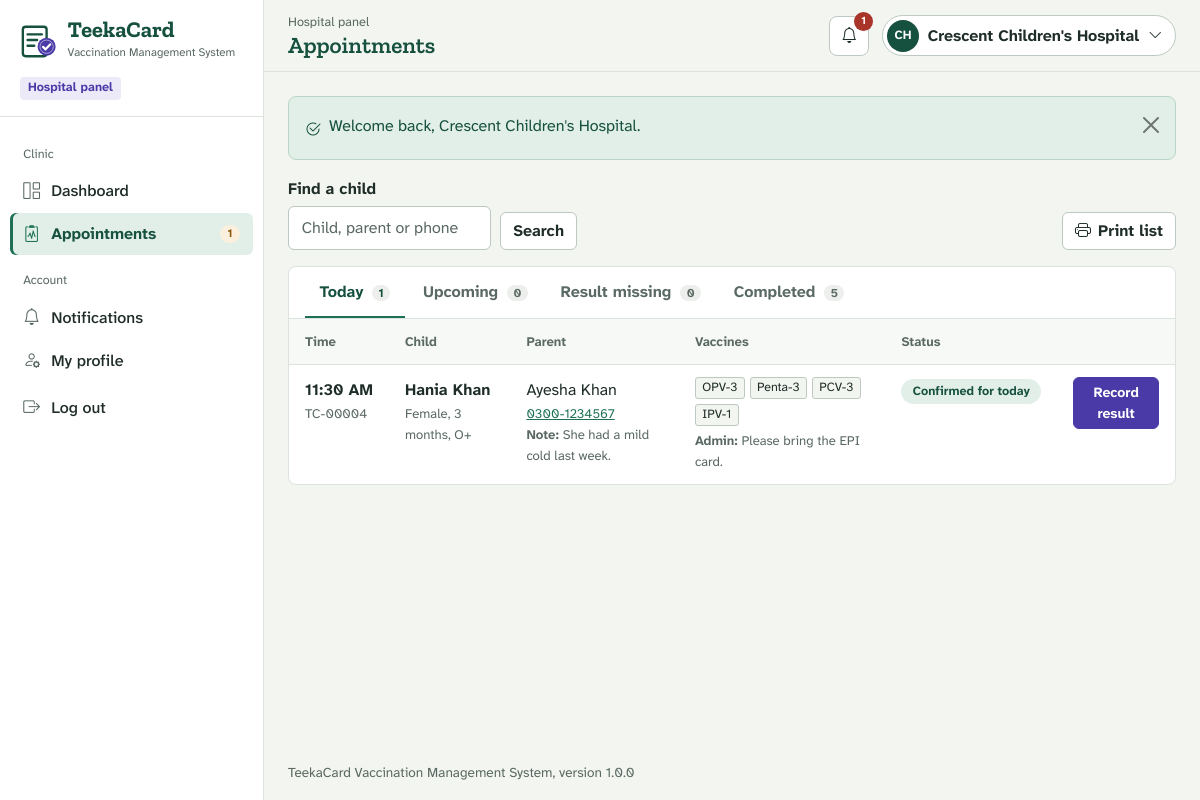
Page /1_Source_Code/vms/hospital/appointments.php (signed in) on the committed database.
### tables this page shows
CREATE TABLE `notifications` (
  `id`         INT UNSIGNED NOT NULL AUTO_INCREMENT,
  `user_role`  ENUM('admin','parent','hospital') NOT NULL,
  `user_id`    INT UNSIGNED NOT NULL DEFAULT 0,
  `title`      VARCHAR(150) NOT NULL,
  `message`    VARCHAR(255) NOT NULL,
  `link`       VARCHAR(255) NULL DEFAULT NULL,
  `is_read`    TINYINT(1) NOT NULL DEFAULT 0,
  `created_at` DATETIME NOT NULL DEFAULT CURRENT_TIMESTAMP,
  PRIMARY KEY (`id`),
  KEY `idx_notify_user` (`user_role`, `user_id`, `is_read`)
);

CREATE TABLE `appointments` (
  `id`                 INT UNSIGNED NOT NULL AUTO_INCREMENT,
  `parent_id`          INT UNSIGNED NOT NULL,
  `child_id`           INT UNSIGNED NOT NULL,
  `hospital_id`        INT UNSIGNED NOT NULL,
  `appointment_date`   DATE NOT NULL,
  `appointment_time`   TIME NOT NULL,
  `parent_note`        VARCHAR(255) NULL DEFAULT NULL,
  `request_status`     ENUM('Pending','Approved','Rejected','Cancelled') NOT NULL DEFAULT 'Pending',
  `admin_remark`       VARCHAR(255) NULL DEFAULT NULL,
  `decided_at`         DATETIME NULL DEFAULT NULL,
  `vaccination_status` ENUM('Pending','Vaccinated','Partially Vaccinated','Not Vaccinated') NOT NULL DEFAULT 'Pending',
  `hospital_remark`    VARCHAR(255) NULL DEFAULT NULL,
  `completed_at`       DATETIME NULL DEFAULT NULL,
  `created_at`         DATETIME NOT NULL DEFAULT CURRENT_TIMESTAMP,
  `updated_at`         DATETIME NULL DEFAULT NULL ON UPDATE CURRENT_TIMESTAMP,
  PRIMARY KEY (`id`),
  KEY `idx_appt_date` (`appointment_date`),
  KEY `idx_appt_request` (`request_status`),
  KEY `idx_appt_vacc` (`vaccination_status`),
  CONSTRAINT `fk_appt_parent`   FOREIGN KEY (`parent_id`)   REFERENCES `parents` (`id`)   ON DELETE CASCADE,
  CONSTRAINT `fk_appt_child`    FOREIGN KEY (`child_id`)    REFERENCES `children` (`id`)  ON DELETE CASCADE,
   
   
  CONSTRAINT `fk_appt_hospital` FOREIGN KEY (`hospital_id`) REFERENCES `hospitals` (`id`) ON DELETE RESTRICT
);

CREATE TABLE `children` (
  `id`            INT UNSIGNED NOT NULL AUTO_INCREMENT,
  `parent_id`     INT UNSIGNED NOT NULL,
  `name`          VARCHAR(100) NOT NULL,
  `date_of_birth` DATE NOT NULL,
  `gender`        ENUM('Male','Female') NOT NULL,
  `blood_group`   VARCHAR(5) NULL DEFAULT NULL,
  `birth_weight`  DECIMAL(4,2) NULL DEFAULT NULL COMMENT 'kg',
  `notes`         VARCHAR(255) NULL DEFAULT NULL COMMENT 'allergies / medical notes',
  `created_at`    DATETIME NOT NULL DEFAULT CURRENT_TIMESTAMP,
  `updated_at`    DATETIME NULL DEFAULT NULL ON UPDATE CURRENT_TIMESTAMP,
  PRIMARY KEY (`id`),
  KEY `idx_child_parent` (`parent_id`),
  CONSTRAINT `fk_child_parent` FOREIGN KEY (`parent_id`)
    REFERENCES `parents` (`id`) ON DELETE CASCADE
);

CREATE TABLE `parents` (
  `id`         INT UNSIGNED NOT NULL AUTO_INCREMENT,
  `name`       VARCHAR(100) NOT NULL,
  `email`      VARCHAR(150) NOT NULL,
  `phone`      VARCHAR(20)  NOT NULL,
  `cnic`       VARCHAR(15)  NULL DEFAULT NULL,
  `city`       VARCHAR(60)  NOT NULL,
  `address`    VARCHAR(255) NULL DEFAULT NULL,
  `password`   VARCHAR(255) NOT NULL,
  `status`     ENUM('Active','Blocked') NOT NULL DEFAULT 'Active',
  `created_at` DATETIME NOT NULL DEFAULT CURRENT_TIMESTAMP,
  `updated_at` DATETIME NULL DEFAULT NULL ON UPDATE CURRENT_TIMESTAMP,
  PRIMARY KEY (`id`),
  UNIQUE KEY `uq_parent_email` (`email`)
);

CREATE TABLE `appointment_vaccines` (
  `id`             INT UNSIGNED NOT NULL AUTO_INCREMENT,
  `appointment_id` INT UNSIGNED NOT NULL,
  `vaccine_id`     INT UNSIGNED NOT NULL,
  `status`         ENUM('Pending','Vaccinated','Not Vaccinated') NOT NULL DEFAULT 'Pending',
  `given_at`       DATETIME NULL DEFAULT NULL,
  PRIMARY KEY (`id`),
  UNIQUE KEY `uq_appt_vaccine` (`appointment_id`, `vaccine_id`),
  KEY `idx_av_status` (`status`),
  CONSTRAINT `fk_av_appt`    FOREIGN KEY (`appointment_id`) REFERENCES `appointments` (`id`) ON DELETE CASCADE,
  CONSTRAINT `fk_av_vaccine` FOREIGN KEY (`vaccine_id`)     REFERENCES `vaccines` (`id`)     ON DELETE RESTRICT
);

CREATE TABLE `vaccines` (
  `id`               INT UNSIGNED NOT NULL AUTO_INCREMENT,
  `name`             VARCHAR(100) NOT NULL,
  `short_name`       VARCHAR(20)  NOT NULL,
  `protects_against` VARCHAR(255) NOT NULL,
  `age_days`         INT UNSIGNED NOT NULL DEFAULT 0,
  `age_label`        VARCHAR(30)  NOT NULL,
  `route`            VARCHAR(50)  NULL DEFAULT NULL,
  `description`      TEXT NULL,
  `status`           ENUM('Available','Unavailable') NOT NULL DEFAULT 'Available',
  `created_at`       DATETIME NOT NULL DEFAULT CURRENT_TIMESTAMP,
  `updated_at`       DATETIME NULL DEFAULT NULL ON UPDATE CURRENT_TIMESTAMP,
  PRIMARY KEY (`id`),
  UNIQUE KEY `uq_vaccine_short` (`short_name`),
  KEY `idx_vaccine_age` (`age_days`)
);

### 1_Source_Code/vms/includes/auth.php (called while the page is built, shortened)
<?php
function current_role(): string
{
    return $_SESSION['auth']['role'] ?? '';
}
function current_user_id(): int
{
    return (int) ($_SESSION['auth']['id'] ?? 0);
}

### 1_Source_Code/vms/includes/db.php (called while the page is built, shortened)
<?php
function db(): PDO
{
    static $pdo = null;
    if ($pdo === null) {
        $dsn = 'mysql:host=' . DB_HOST . ';port=' . DB_PORT . ';dbname=' . DB_NAME . ';charset=utf8mb4';
        try {
            $pdo = new PDO($dsn, DB_USER, DB_PASS, [
                PDO::ATTR_ERRMODE            => PDO::ERRMODE_EXCEPTION,
                PDO::ATTR_DEFAULT_FETCH_MODE => PDO::FETCH_ASSOC,
                PDO::ATTR_EMULATE_PREPARES   => false,
            ]);
            $pdo->exec("SET time_zone = '" . date('P') . "'");
        } catch (PDOException $e) {
            db_setup_error($e->getMessage());
        }
    }
    return $pdo;
}
function db_run(string $sql, array $params = []): PDOStatement
{
    $stmt = db()->prepare($sql);
    foreach ($params as $key => $value) {
        $param = is_int($key) ? $key + 1 : (str_starts_with($key, ':') ? $key : ':' . $key);
        $type  = is_int($value) ? PDO::PARAM_INT : (is_null($value) ? PDO::PARAM_NULL : PDO::PARAM_STR);
        $stmt->bindValue($param, $value, $type);
    }
    $stmt->execute();
    return $stmt;
}
function db_all(string $sql, array $params = []): array
{
    return db_run($sql, $params)->fetchAll();
}
function db_value(string $sql, array $params = [])
{
    $value = db_run($sql, $params)->fetchColumn();
    return $value === false ? null : $value;
}
function db_placeholders(int $count): string
{
    return implode(', ', array_fill(0, max(1, $count), '?'));
}

### 1_Source_Code/vms/includes/notify.php (called while the page is built, shortened)
<?php
function notification_owner_id(string $role, int $userId): int
{
    return $role === 'admin' ? 0 : $userId;
}
function unread_notification_count(): int
{
    $role = current_role();
    return (int) db_value(
        'SELECT COUNT(*) FROM notifications WHERE user_role = ? AND user_id = ? AND is_read = 0',
        [$role, notification_owner_id($role, current_user_id())]
    );
}
function latest_notifications(int $limit = 6): array
{
    $role = current_role();
    return db_all(
        'SELECT * FROM notifications WHERE user_role = ? AND user_id = ? ORDER BY created_at DESC, id DESC LIMIT ?',
        [$role, notification_owner_id($role, current_user_id()), $limit]
    );
}

### 1_Source_Code/vms/hospital/appointments.php (the view, shortened to what this page needs)
<?php
require_once __DIR__ . '/../includes/init.php';
$hospitalId = current_user_id();
$views = [
    'today'    => ['Today', "a.appointment_date = CURDATE()", 'a.appointment_time ASC'],
    'upcoming' => ['Upcoming', "a.appointment_date > CURDATE() AND a.vaccination_status = 'Pending'", 'a.appointment_date ASC, a.appointment_time ASC'],
    'awaiting' => ['Result missing', "a.appointment_date < CURDATE() AND a.vaccination_status = 'Pending'", 'a.appointment_date ASC, a.appointment_time ASC'],
    'done'     => ['Completed', "a.vaccination_status <> 'Pending'", 'a.completed_at DESC'],
];
$view = get('view', 'today');
$q = mb_substr(get('q'), 0, 80);
$base   = "a.hospital_id = ? AND a.request_status = 'Approved'";
$params = [$hospitalId];
$joins = 'FROM appointments a JOIN children c ON c.id = a.child_id JOIN parents p ON p.id = a.parent_id';
$counts = [];
foreach ($views as $key => [, $condition]) {
    $counts[$key] = (int) db_value("SELECT COUNT(*) $joins WHERE $base AND $condition", $params);
}
[$viewLabel, $condition, $order] = $views[$view];
$pager = paginate($counts[$view]);
$rows  = db_all(
    "SELECT a.*, c.name AS child_name, c.date_of_birth, c.gender, c.blood_group, c.notes AS child_notes,
            p.name AS parent_name, p.phone AS parent_phone
       $joins
      WHERE $base AND $condition
      ORDER BY $order
      LIMIT ? OFFSET ?",
    array_merge($params, [$pager['per'], $pager['offset']])
);
$vaccines = appointment_vaccine_map(array_column($rows, 'id'));
require APP_ROOT . '/includes/layout/panel-header.php';
?>
<div class="d-flex flex-wrap justify-content-between align-items-end gap-2 mb-3">
    <form class="filters" method="get" role="search">
        <div>
            <label class="form-label" for="q">Find a child</label>
            <input class="form-control" type="search" id="q" name="q" value="<?= e($q) ?>" placeholder="Child, parent or phone">
        </div>
        <button class="btn btn-light" type="submit">Search</button>
    </form>
    <button class="btn btn-light btn-icon" type="button" data-print><i class="bi bi-printer" aria-hidden="true"></i> Print list</button>
</div>
<div class="sheet">
    <nav class="tabs-line no-print" aria-label="Appointment lists">
        <?php foreach ($views as $key => [$label]): ?>
            <a class="<?= $view === $key ? 'active' : '' ?>" href="<?= e(query_url(['view' => $key, 'page' => null])) ?>"<?= $view === $key ? ' aria-current="page"' : '' ?>>
                <?= e($label) ?> <span class="num<?= $key === 'awaiting' && $counts[$key] ? ' text-danger' : '' ?>"><?= $counts[$key] ?></span>
            </a>
        <?php endforeach; ?>
    </nav>
    <?php if (!$rows): ?>
        <?= empty_state(
            $view === 'today' ? 'No appointments today' : 'Nothing to show',
            $view === 'today' ? 'Confirmed visits for today will be listed here.' : 'There are no appointments in this list.'
        ) ?>
    <?php else: ?>
        <div class="table-responsive">
            <table class="table align-top">
                <thead>
                    <tr>
                        <th scope="col"><?= $view === 'today' ? 'Time' : 'Visit' ?></th>
                        <th scope="col">Child</th>
                        <th scope="col">Parent</th>
                        <th scope="col">Vaccines</th>
                        <th scope="col">Status</th>
                        <th scope="col" class="text-end no-print"><span class="visually-hidden">Action</span></th>
                    </tr>
                </thead>
                <tbody>
                    <?php foreach ($rows as $a): ?>
                        <?php
                        $list      = $vaccines[$a['id']] ?? [];
                        $canRecord = $a['vaccination_status'] === 'Pending' && $a['appointment_date'] <= today();
                        ?>
                        <tr>
                            <td class="text-nowrap">
                                <?php if ($view === 'today'): ?>
                                    <div class="fw-600"><?= e(fmt_time($a['appointment_time'])) ?></div>
                                <?php else: ?>
                                    <div class="fw-600"><?= e(fmt_date($a['appointment_date'])) ?></div>
                                    <div class="cell-sub"><?= e(fmt_time($a['appointment_time'])) ?> &middot; <?= e(relative_days($a['appointment_date'])) ?></div>
                                <?php endif; ?>
                                <div class="cell-sub"><?= e(booking_ref((int) $a['id'])) ?></div>
                            </td>
                            <td>
                                <div class="fw-600"><?= e($a['child_name']) ?></div>
                                <div class="cell-sub"><?= e($a['gender']) ?>, <?= e(child_age($a['date_of_birth'])) ?><?= $a['blood_group'] ? ', ' . e($a['blood_group']) : '' ?></div>
                            </td>
                            <td>
                                <?= e($a['parent_name']) ?>
                                <div class="cell-sub"><a href="tel:<?= e(preg_replace('/[^\d+]/', '', $a['parent_phone'])) ?>"><?= e($a['parent_phone']) ?></a></div>
                                <?php if ($a['parent_note']): ?><div class="cell-sub"><strong>Note:</strong> <?= e($a['parent_note']) ?></div><?php endif; ?>
                            </td>
                            <td style="min-width: 160px">
                                <?= vaccine_chips($list, true, $a['vaccination_status'] === 'Pending') ?>
                                <?php if ($a['admin_remark']): ?><div class="cell-sub mt-1"><strong>Admin:</strong> <?= e($a['admin_remark']) ?></div><?php endif; ?>
                            </td>
                            <td style="min-width: 150px">
                                <?= booking_stage_badge($a) ?>
                            </td>
                            <td class="text-end no-print">
                                <?php if ($canRecord): ?>
                                    <?php
                                    $vaccineJson = json_encode(array_map(function ($v) {
                                        return ['id' => (int) $v['vaccine_id'], 'short' => $v['short_name'], 'name' => $v['name']];
                                    }, $list));
                                    $fill = json_encode([
                                        'appointment_id' => (string) $a['id'],
                                        'child'          => $a['child_name'],
                                        'ref'            => booking_ref((int) $a['id']),
                                        'when'           => visit_when($a),
                                    ]);
                                    ?>
                                    <button class="btn btn-sm btn-ink" type="button" data-bs-toggle="modal" data-bs-target="#resultModal"
                                            data-fill="<?= e($fill) ?>" data-vaccines="<?= e($vaccineJson) ?>">
                                        Record result
                                    </button>
                                <?php elseif ($a['vaccination_status'] === 'Pending'): ?>
                                    <span class="small-note">Opens on the visit day</span>
                                <?php endif; ?>
                            </td>
                        </tr>
                    <?php endforeach; ?>
                </tbody>
            </table>
        </div>
    <?php endif; ?>
</div>
<?php require APP_ROOT . '/includes/layout/panel-footer.php'; ?>

### 1_Source_Code/vms/includes/bookings.php (shortened to what this page needs)
<?php
function appointment_vaccine_map(array $appointmentIds): array
{
    $ids = array_values(array_unique(array_map('intval', $appointmentIds)));
    $map = array_fill_keys($ids, []);
    $rows = db_all(
        'SELECT av.appointment_id, av.vaccine_id, av.status, av.given_at,
                v.short_name, v.name, v.status AS stock_status
           FROM appointment_vaccines av
           JOIN vaccines v ON v.id = av.vaccine_id
          WHERE av.appointment_id IN (' . db_placeholders(count($ids)) . ')
          ORDER BY v.age_days, v.id',
        $ids
    );
    foreach ($rows as $row) {
        $map[(int) $row['appointment_id']][] = $row;
    }
    return $map;
}
function vaccine_chips(array $vaccines, bool $showResult = false, bool $showStock = false): string
{
    $html = '<div class="dose-cells">';
    foreach ($vaccines as $v) {
        $class = 'dose-cell';
        $title = $v['name'];
        $html .= '<span class="' . $class . '" title="' . e($title) . '">' . e($v['short_name']) . '</span>';
    }
    return $html . '</div>';
}
function booking_stage(array $a): array
{
    return [$a['appointment_date'] === today() ? 'Confirmed for today' : 'Confirmed', 'pill-green'];
}
function booking_stage_badge(array $a): string
{
    [$label, $class] = booking_stage($a);
    return '<span class="pill ' . $class . '">' . e($label) . '</span>';
}
function visit_when(array $a): string
{
    return fmt_date($a['appointment_date']) . ' at ' . fmt_time($a['appointment_time']);
}

### rows in the picture
notifications: user "1", is_read "0"
appointments: appointment_time "11:30 AM", id "TC-00004", child.name "Hania Khan", child.gender "Female", child.date_of_birth "3 months", child.blood_group "O+", parent.name "Ayesha Khan", parent.phone "0300-1234567", parent_note "She had a mild cold last week.", admin_remark "Please bring the EPI card."
appointment_vaccines: vaccine.short_name "OPV-3"
appointment_vaccines: vaccine.short_name "Penta-3"
appointment_vaccines: vaccine.short_name "PCV-3"
appointment_vaccines: vaccine.short_name "IPV-1"

### other values in the picture
APP_NAME "TeekaCard"
APP_TAGLINE "Vaccination Management System"
$panelRoleCfg['label'] "Hospital"
$navGroup "Clinic"
$navLabel "Dashboard"
$navLabel "Appointments"
$navCount "1"
$navGroup "Account"
$navLabel "Notifications"
$navLabel "My profile"
$pageTitle "Appointments"
$panelUnread "1"
initials(current_user_name()) "CH"
current_user_name() "Crescent Children's Hospital"
$f['message'] "Welcome back, Crescent Children's Hospital."
